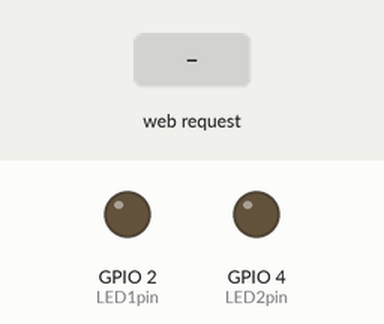
This sketch was run on a simulated ESP32. On the bench: output pins drawn as LEDs (lit = HIGH). Inputs (shaded band) come from the test bench. WiFi joins after 1.5 s; servers stay silent unless stated; what the sketch prints to the serial monitor is not drawn.

Above: at 2.7 s.
2.8 s: HTTP request GET /LED1On received
At 3.1 s:
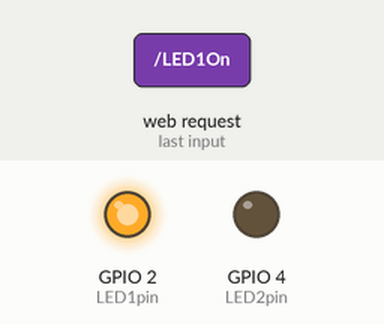
4.3 s: HTTP request GET /LED2On received
At 5.4 s:
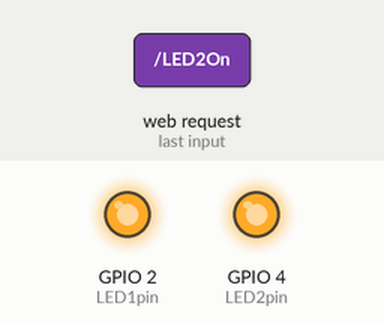
5.8 s: HTTP request GET /LED1Off received
At 6.6 s:
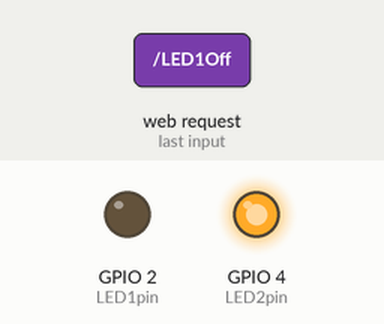
7.3 s: HTTP request GET /LED2Off received
At 7.7 s:
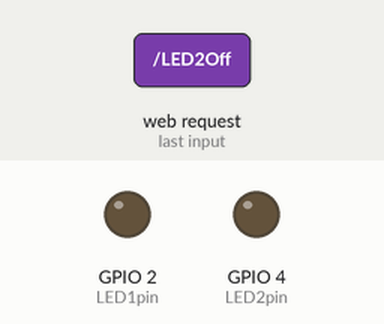
Timing chart, 0 to 9.8 s (numbered marks = the images above; inputs shaded):
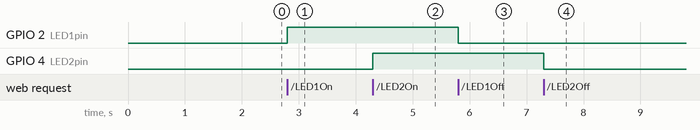

Measured:
- after the input at 2.8 s, GPIO 2 (LED1pin): LOW → HIGH at once
- after the input at 4.3 s, GPIO 4 (LED2pin): LOW → HIGH at once
- after the input at 5.8 s, GPIO 2 (LED1pin): HIGH → LOW at once
- after the input at 7.3 s, GPIO 4 (LED2pin): HIGH → LOW at once

The sketch:

web_wifi_control_led.ino
```cpp
// ESP WebServer AJAX(STA Mode)

// AJAX(Asynchronous JavaScript and XML)를 이용하여
// Web page가 Load된 후에 비 동기적으로 Web server에 Data를 보내고,
// Web server로 부터 Data를 읽어서 전체 Page를 Reload 하지 않고,
// Web page를 Update 한다.
// Web page 전체를 Reload 하지 않기 때문에 HTML 문서를 R"(Raw strings)으로
// 저장 할 수 있다. 그 결과 HTML 문서 작성이 용이하고 읽기 쉽다.
// 실시간으로 자주 Web page 내의 일부 Data를 Server로 부터 전달 받아 표시하는 경우 유리하다.
String header = "HTTP/1.1 200 OK\r\nContent-Type: text/html\r\n\r\n";
// R" : C++ 11 부터 \n 과 같은 Escape character를 처리하지 말고 Raw strings으로 사용 함을 표시
String html_1 = R"=====(
<!DOCTYPE html>
<html>
 <head>
  <meta name='viewport' content='width=device-width, initial-scale=1.0'>
  <meta charset='utf-8'>
  <title>ESP Web AJAX</title>
  <style>html { font-family: Helvetica; display: inline-block; margin: 0px auto; text-align: center;}
   body{margin-top: 30px;} h2 {color: #444444;margin: 30px auto 24px;} h3 {color: #1abc9c;margin-bottom: 20px;}
   .button {display: block;width: 150px;background-color: #1abc9c;border: none;color: white;padding: 8px 12px;text-decoration: none;font-size: 14px;margin: 0px auto 20px;cursor: pointer;border-radius: 4px;}
   .button-s1 {background-color: #34495e;}
   .button-s1:active {background-color: #16a085;}
   .button-s1:hover {background-color: #16a085;}
   p {font-size: 14px;color: #888;margin-bottom: 10px;}
   p.data {line-height: 0.5;}
   .label {line-height: 0.5;}

   #time_P { margin: 10px 0px 15px 0px;}
   table {margin:auto; text-align:center;}
  </style>
 </head>

  <script>
    let flagLED1 = false;
    let flagLED2 = false;

    // 현재 시간을 표시하는 함수이다. 이 함수는 주기적으로(보통 1초) 실행된다.
  function updateTime()
    {
       var d = new Date();
       var t = "";
       t = d.toLocaleTimeString();
       document.getElementById('Time').innerHTML = t;
    }

  // Web page에 주기적으로 Update 할 Data를 Server로 부터 갖어 오기 위한 함수 이다.
  function getStatus()
    {
      ajaxLoad('getStatus');
    }

  // XMLHttpRequest는 현재 사용하는 거의 모든 Browser에 Built-in 되어있는
  // Server로 부터 Data를 Request 하는 object 이다.
  // 주: Internet Explorer old versions(IE5 and IE6)은 지원하지 않는다.
  // XMLHttpRequest는 아래 기능을 가능하게 한다.
  //   Web page를 Reloading 하지 않고 Web page를 Update 할 수 있게 한다.
  //   Web page가 Load된 다음에 Server로 부터 Data를 Requeset 할 수 있다.
  //   Web page가 Load된 다음에 Server로 부터 Data를 Receive 할 수 있다.
  //   Background에서 Server에 Data를 보낼 수 있다.
  var ajaxRequest =new XMLHttpRequest();

  // Web server에 URL path(ajaxURL)를 GET Method로 보내고 결과를 Request 하는 함수
  function ajaxLoad(ajaxURL)
    {
      if(!ajaxRequest){ alert('AJAX is not supported.'); return; }
      // Open method는 request type을 지정한다.
      // Open method 기본형: .open(method, url, async)
      // method: GET or POST method를 사용 할 수 있다. 여기서는 GET Method를 사용 한다.
      // url: Server의 (file) Location. 이 프로그램에서는 이 문자열을 명령으로 사용한다.
      // async: true (asynchronous) or false (synchronous)
      // Server에 request를 전송하는 것은 .send() Method를 사용한다.
      ajaxRequest.open('GET',ajaxURL,true);

      // onreadystatechange Property는 XMLHttpRequest 객체의 상태가 변경 될 때마다 실행될 함수를 지정한다.
      ajaxRequest.onreadystatechange = function()
      {
        // readyState property가 4이고 status property가 200이면 응답이 준비된 상태이다.
        if(ajaxRequest.readyState == 4 && ajaxRequest.status==200)
        {
          // Response text를 ajaxResult 변수에 저장한다.
          var ajaxResult = ajaxRequest.responseText;
          // 문자열 변수 ajaxResult 내의 문자를 "|" 문자로 분리하여 Array 변수에 저장한다.
          var commandArray = ajaxResult.split("|");
          // commandArray[0]의 문자열이 'command' 인 경우 commandArray[1]에 따라 Web page에 표시 한다.
          if(commandArray[0] == 'command') {
            if(commandArray[1] == 'LED1On') {
              flagLED1 = true;
              document.getElementById('LED1Control').style.background = '#1abc9c'
              document.getElementById('LED1Control').innerText = 'LED1 Off';
            }
            if(commandArray[1] == 'LED1Off') {
              flagLED1 = false;
              document.getElementById('LED1Control').style.background = '#34495e'
              document.getElementById('LED1Control').innerText = 'LED1 On';
            }
            if(commandArray[1] == 'LED2On') {
              flagLED2 = true;
              document.getElementById('LED2Control').style.background = '#1abc9c'
              document.getElementById('LED2Control').innerText = 'LED2 Off';
            }
            if(commandArray[1] == 'LED2Off') {
              flagLED2 = false;
              document.getElementById('LED2Control').style.background = '#34495e'
              document.getElementById('LED2Control').innerText = 'LED2 On';
            }
            document.getElementById('commandMseg').innerHTML = commandArray[1];
          }
          // commandArray[0]의 문자열이 'status' 인 경우 commandArray[i]의 내용을 Web page에 표시 한다.
          if(commandArray[0] == 'status') {
            if(commandArray[1] == 'LED1On') {
              flagLED1 = true;
              document.getElementById('LED1Control').style.background = '#1abc9c'
              document.getElementById('LED1Control').innerText = 'LED1 Off';
            }
            if(commandArray[1] == 'LED1Off') {
              flagLED1 = false;
              document.getElementById('LED1Control').style.background = '#34495e'
              document.getElementById('LED1Control').innerText = 'LED1 Off';
            }
            if(commandArray[2] == 'LED2On') {
              flagLED2 = true;
              document.getElementById('LED2Control').style.background = '#1abc9c'
              document.getElementById('LED2Control').innerText = 'LED2 Off';
            }
            if(commandArray[2] == 'LED2Off') {
              flagLED2 = false;
              document.getElementById('LED2Control').style.background = '#34495e'
              document.getElementById('LED2Control').innerText = 'LED2 On';
            }
            if(commandArray[3] == 'buttonOn') {
              document.getElementById('ESPStatus').style.background = '#1abc9c'
              document.getElementById('ESPStatus').innerText = 'SW On';
            }
            if(commandArray[3] == 'buttonOff') {
              document.getElementById('ESPStatus').style.background = '#34495e'
              document.getElementById('ESPStatus').innerText = 'SW Off';
            }
            document.getElementById('commandMseg').innerHTML = commandArray[3];
          }
        }
      }

      // Server에 request를 전송(GET 사용)한다.
      // POST를 사용하는 경우에는 send(string)를 사용한다.
      ajaxRequest.send();
    }

    // LED1의 제어 명령(LED1을 Toggle)를 Server에 전송한다.
    function LED1Control()
    {
      if(flagLED1 == false) {
        ajaxLoad("LED1On");
      }
      else {
        ajaxLoad("LED1Off");
      }
    }

    // LED2의 제어 명령(LED2을 Toggle)를 Server에 전송한다.
    function LED2Control()
    {
      if(flagLED2 == false) {
        ajaxLoad("LED2On");
      }
      else {
        ajaxLoad("LED2Off");
      }
    }

    // ESP 보드의 상태를 읽는 명령(URL path)를 Server에 전송한다.
    function getStatus()
    {
      ajaxLoad("getStatus");
    }

    // setInterval: 일정한 주기로 함수(함수 이름만 설정 가능)를 실행 한다.
    // getStatus() 함수를 500mSec 주기로 시행한다. 자주 변경되는 Data 표시에 사용 함.
//    var myVar1 = setInterval(getStatus, 500);
    // updateTime 함수를 1Sec 주기로 시행한다. 현재 시간 표시에 사용 함.
    var myVar2 = setInterval(updateTime, 1000);
  </script>

<!-- 아래 HTML 문서에 대한 이해는 https://www.w3schools.com/을 참고 요 -->
<body onload="getStatus()">
    <h2>ESP LED Control(STA)</h2>
    <h3 id='commandMseg'>commandMseg</h3>
    <p id="Time" class="data">Time</p>
    <table align='center'>
      <tr>
        <th><button id='LED1Control' class="button button-s1" onclick="LED1Control()">LED1</button></th>
      </tr>
      <tr>
        <th><button id='LED2Control' class="button button-s1" onclick="LED2Control()">LED2</button></th>
      </tr>
      <tr>
        <th><button id='ESPStatus' class="button button-s1" onclick="getStatus()">Button</button></th>
      </tr>
    </table>
 </body>
</html>
)=====";

// ESP32 개발보드를 사용하는 경우 WiFi.h를 사용한다.
#include <WiFi.h>
// ESP8266 개발보드를 사용하는 경우 ESP8266WiFi.h를 사용한다.
//#include <ESP8266WiFi.h>

// 본인이 사용하는 공유기(WiFi Router)의 ssid와 psaaword를 설정 한다.
// 본인이 사용하는 공유기의 ssid와 psaaword로 설정 하여야 한다.
#ifndef STA_SSID
#define STA_SSID "REPLACE_WITH_YOUR_SSID"
#define STA_PASSWORD  "REPLACE_WITH_YOUR_PASSWORD"
#endif

#define BAUD_LOGGER 115200
#define logger (&Serial)

// 본인이 사용하는 공유기(WiFi Router)의 ssid와 psaaword를 설정 한다.
const char* ssid     = STA_SSID;
const char* password = STA_PASSWORD;

// ESP 개발 보드에 내장된 Button SW(GPIO0)를 사용한다.
const int buttonPin = 0;
// LED 제어에 사용하는 GPIO pins(NodeMcu 보드)
const int LED1pin = 2;
const int LED2pin = 4;
// 개발보드의 상태 전송에 사용하는 문자열 변수
String boardStatus = "";

// WiFiServer Object의 port 번호를 80(HTTP의 Default port)으로 한다.
WiFiServer server(80);
String request = "";

void setup()
{
  logger->begin(BAUD_LOGGER);
  pinMode(LED1pin, OUTPUT);
  pinMode(LED2pin, OUTPUT);
  // LED의 초기 상태를 Off 상태로 설정한다.
  digitalWrite(LED1pin, LOW);
  digitalWrite(LED2pin, LOW);

  logger->println();
  logger->print("Connecting to ");
  logger->println(ssid);
  // SSID 와 password를 사용하여 Wi-Fi network에 연결 한다.
  // STA mode에서 ESP8266은 WIFi Router로 부터 IP Address를 받는다.
  // 이 IP Address를 이용하여 Web server에 접속한다.
  // Internet를 이용하여 외부로 부터 접속하는 경우에는 WIFi Router에 포트포워드 설정을 하여야 한다.
  WiFi.begin(ssid, password);
  // WIFi 연결을 기다린다. 이 동안 Logger에 0.5초 간격으로 . 을 출력 한다.
  while (WiFi.status() != WL_CONNECTED) {
    delay(500);
    logger->print(".");
  }
  // Local IP address를 출력한다. 이 IP address를 이용하여 Web browser에서 Server에 연결한다.
  logger->println("");
  logger->println("WiFi connected.");
  logger->print("IP address: ");
  logger->println(WiFi.localIP());

  // Server object의 begin method를 call 하여 Server를 시작 한다.
    server.begin();
    logger->println("HTTP server started");
}   // void setup()

int findIndex = 0;
char inByte;
void loop()
{
    // Client 가 연결되었는지 Check 한다.
    WiFiClient client = server.available();
    // Client 가 연결되지 않은 경우
    if (!client)
    {
    // Function이 return되어 'client' object 가 destroyed 되고 Client는 disconnected 된다.
      return;
    }
    // Client 가 연결된 경우 아래 프로그램을 실행한다.
    else
    {
      // Request의 첫 Line을 읽는다.
      request = client.readStringUntil('\r');
      logger->print("request: ");
      logger->println(request);
      // 만약 Request에 문자열 "getStatus" 가 있으면 개발보드의 상태를 전송한다.
      if ( request.indexOf("getStatus") > 0 )
      {
        boardStatus = "status|";
        // LED1의 상태를 전송 문자열에 첨부한다.
        // ESP8266은 HIGH일 경우 LED가 Off 되고,
        // ESP32은 HIGH일 경우 LED가 On 된다.
        if (digitalRead(LED1pin) == HIGH) boardStatus += "LED1On|";
        else boardStatus += "LED1Off|";
        // LED2의 상태를 전송 문자열에 첨부한다.
        if (digitalRead(LED2pin) == HIGH) boardStatus += "LED2On|";
        else boardStatus += "LED2Off|";
        // LED1의 상태를 전송 문자열에 첨부한다.
        if (digitalRead(buttonPin) == LOW) boardStatus += "buttonOn";
        else boardStatus += "buttonOff";
        logger->print("Board Status: ");
        logger->println(boardStatus);

        client.print( header );
        // Client에 전송 할 Data를 | 로 구분하여 전송한다.
        client.print( boardStatus );
        // 페이지가 처음 접속되었을 때 방향 표시등의 상태가 표시되기를 원하는 경우 이곳에 코드 삽입 요.
      }
      // Control command 가 수신된 경우
      else if ( request.indexOf("LED1On") > 0 )
      {
        // ESP8266은 HIGH일 경우 LED가 Off 되고,
        // ESP32은 HIGH일 경우 LED가 On 된다.
        digitalWrite(LED1pin, HIGH);
        // Microcontroller에 Speed up command(U)를 전송한다.
        logger->println("LED1On");
        // Web Browser에 명령 실행 결과를 알리는 메세지를 전송한다.
        client.print( header );
        client.print( "command" );   client.print( "|" );  client.print("LED1On");
      }
      else if ( request.indexOf("LED1Off") > 0 )
      {
        // ESP8266은 LOW일 경우 LED가 On 되고,
        // ESP32은 HIGH일 경우 LED가 Off 된다.
        digitalWrite(LED1pin, LOW);
        logger->println("LED1Off");
        client.print( header );
        client.print( "command" );   client.print( "|" );  client.print("LED1Off");
      }
      else if ( request.indexOf("LED2On") > 0 )
      {
        digitalWrite(LED2pin, HIGH);
        // Microcontroller에 Speed up command(U)를 전송한다.
        logger->println("LED2On");
        // Web Browser에 명령 실행 결과를 알리는 메세지를 전송한다.
        client.print( header );
        client.print( "command" );   client.print( "|" );  client.print("LED2On");
      }
      else if ( request.indexOf("LED2Off") > 0 )
      {
        digitalWrite(LED2pin, LOW);
        logger->println("LED2Off");
        client.print( header );
        client.print( "command" );   client.print( "|" );  client.print("LED2Off");
      }
      // Request에서 일치하는 Command를 발견하지 못한 경우 Web page를 전송한다.
      // "ip address/ "로 처음 연결된 경우에도 아래에서 Web page를 전송한다.
      else
      {
        client.flush();
        client.print( header );
        client.print( html_1 );
        logger->println("New page served");
      }
    }
} // void loop()
```
